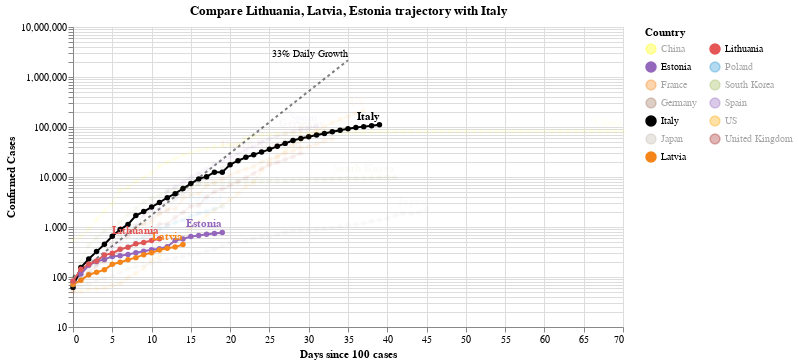

Notebook code for this chart:
### Code cell
#hide_input
chart3 = make_since_chart(['Lithuania', 'Latvia', 'Estonia'])
chart3

### Figure 1 — Vega-Lite specification as saved in the notebook (floating-point values rounded to 4 significant figures; data arrays with more than 128 entries replaced by an {"elided": "..."} marker saying what was removed)
{"config": {"view": {"continuousWidth": 400, "continuousHeight": 300}}, "layer": [{"mark": {"type": "line", "color": "black", "opacity": 0.5, "strokeDash": [3, 3]}, "encoding": {"x": {"type": "quantitative", "field": "Days since 100 cases"}, "y": {"type": "quantitative", "field": "Confirmed Cases"}}}, {"mark": {"type": "text", "align": "right", "dy": -6, "fontSize": 10, "text": "33% Daily Growth"}, "encoding": {"x": {"type": "quantitative", "field": "Days since 100 cases"}, "y": {"type": "quantitative", "field": "Confirmed Cases"}}, "transform": [{"filter": "(datum['Days since 100 cases'] >= 35)"}]}, {"data": {"name": "data-fbd002e340c7478a5908aeb7317bd96f"}, "mark": {"type": "line", "point": true}, "encoding": {"color": {"type": "nominal", "field": "Country", "legend": {"columns": 2}, "scale": {"domain": ["China", "Estonia", "France", "Germany", "Italy", "Japan", "Latvia", "Lithuania", "Poland", "South Korea", "Spain", "US", "United Kingdom"], "range": ["yellow", "#9467bd", "#F58518", "#9D755D", "black", "#C1B7AD", "#F58518", "#E45756", "#2495D3", "#A1BA59", "#9467bd", "orange", "brown"]}}, "opacity": {"condition": {"value": 1, "selection": "selector002"}, "value": 0.05}, "tooltip": [{"type": "nominal", "field": "Country"}, {"type": "temporal", "field": "Date"}, {"type": "quantitative", "field": "Confirmed Cases"}, {"type": "quantitative", "field": "Days since 100 cases"}], "x": {"type": "quantitative", "field": "Days since 100 cases"}, "y": {"type": "quantitative", "field": "Confirmed Cases", "scale": {"type": "log"}}}, "selection": {"selector002": {"type": "multi", "fields": ["Country"], "bind": "legend", "init": [{"Country": "Lithuania"}, {"Country": "Latvia"}, {"Country": "Estonia"}, {"Country": "Italy"}]}}, "width": 550}, {"data": {"name": "data-fbd002e340c7478a5908aeb7317bd96f"}, "mark": {"type": "text", "align": "right", "dy": -8, "fontWeight": "bold"}, "encoding": {"color": {"type": "nominal", "field": "Country", "legend": {"columns": 2}, "scale": {"domain": ["China", "Estonia", "France", "Germany", "Italy", "Japan", "Latvia", "Lithuania", "Poland", "South Korea", "Spain", "US", "United Kingdom"], "range": ["yellow", "#9467bd", "#F58518", "#9D755D", "black", "#C1B7AD", "#F58518", "#E45756", "#2495D3", "#A1BA59", "#9467bd", "orange", "brown"]}}, "opacity": {"condition": {"value": 1, "selection": "selector002"}, "value": 0.05}, "text": {"type": "nominal", "field": "Country"}, "tooltip": [{"type": "nominal", "field": "Country"}, {"type": "temporal", "field": "Date"}, {"type": "quantitative", "field": "Confirmed Cases"}, {"type": "quantitative", "field": "Days since 100 cases"}], "x": {"type": "quantitative", "field": "Days since 100 cases"}, "y": {"type": "quantitative", "field": "Confirmed Cases", "scale": {"type": "log"}}}, "transform": [{"filter": "(datum['Date'] >= 1585699200000)"}], "width": 550}], "data": {"name": "data-c1a3bbf4dd040f2e7e8e7a69520e3c2a"}, "title": "Compare Lithuania, Latvia, Estonia trajectory with Italy", "$schema": "https://vega.github.io/schema/vega-lite/v4.0.2.json", "datasets": {"data-c1a3bbf4dd040f2e7e8e7a69520e3c2a": [{"Days since 100 cases": 0, "Confirmed Cases": 100.0}, {"Days since 100 cases": 1, "Confirmed Cases": 133.0}, {"Days since 100 cases": 2, "Confirmed Cases": 176.9}, {"Days since 100 cases": 3, "Confirmed Cases": 235.3}, {"Days since 100 cases": 4, "Confirmed Cases": 312.9}, {"Days since 100 cases": 5, "Confirmed Cases": 416.2}, {"Days since 100 cases": 6, "Confirmed Cases": 553.5}, {"Days since 100 cases": 7, "Confirmed Cases": 736.1}, {"Days since 100 cases": 8, "Confirmed Cases": 979.1}, {"Days since 100 cases": 9, "Confirmed Cases": 1302.0}, {"Days since 100 cases": 10, "Confirmed Cases": 1732.0}, {"Days since 100 cases": 11, "Confirmed Cases": 2303.0}, {"Days since 100 cases": 12, "Confirmed Cases": 3064.0}, {"Days since 100 cases": 13, "Confirmed Cases": 4074.0}, {"Days since 100 cases": 14, "Confirmed Cases": 5419.0}, {"Days since 100 cases": 15, "Confirmed Cases": 7207.0}, {"Days since 100 cases": 16, "Confirmed Cases": 9586.0}, {"Days since 100 cases": 17, "Confirmed Cases": 12750.0}, {"Days since 100 cases": 18, "Confirmed Cases": 16960.0}, {"Days since 100 cases": 19, "Confirmed Cases": 22550.0}, {"Days since 100 cases": 20, "Confirmed Cases": 29990.0}, {"Days since 100 cases": 21, "Confirmed Cases": 39890.0}, {"Days since 100 cases": 22, "Confirmed Cases": 53060.0}, {"Days since 100 cases": 23, "Confirmed Cases": 70560.0}, {"Days since 100 cases": 24, "Confirmed Cases": 93850.0}, {"Days since 100 cases": 25, "Confirmed Cases": 124800.0}, {"Days since 100 cases": 26, "Confirmed Cases": 166000.0}, {"Days since 100 cases": 27, "Confirmed Cases": 220800.0}, {"Days since 100 cases": 28, "Confirmed Cases": 293700.0}, {"Days since 100 cases": 29, "Confirmed Cases": 390600.0}, {"Days since 100 cases": 30, "Confirmed Cases": 519500.0}, {"Days since 100 cases": 31, "Confirmed Cases": 690900.0}, {"Days since 100 cases": 32, "Confirmed Cases": 918900.0}, {"Days since 100 cases": 33, "Confirmed Cases": 1222000.0}, {"Days since 100 cases": 34, "Confirmed Cases": 1625000.0}, {"Days since 100 cases": 35, "Confirmed Cases": 2162000.0}], "data-fbd002e340c7478a5908aeb7317bd96f": {"elided": "433 records"}}}
